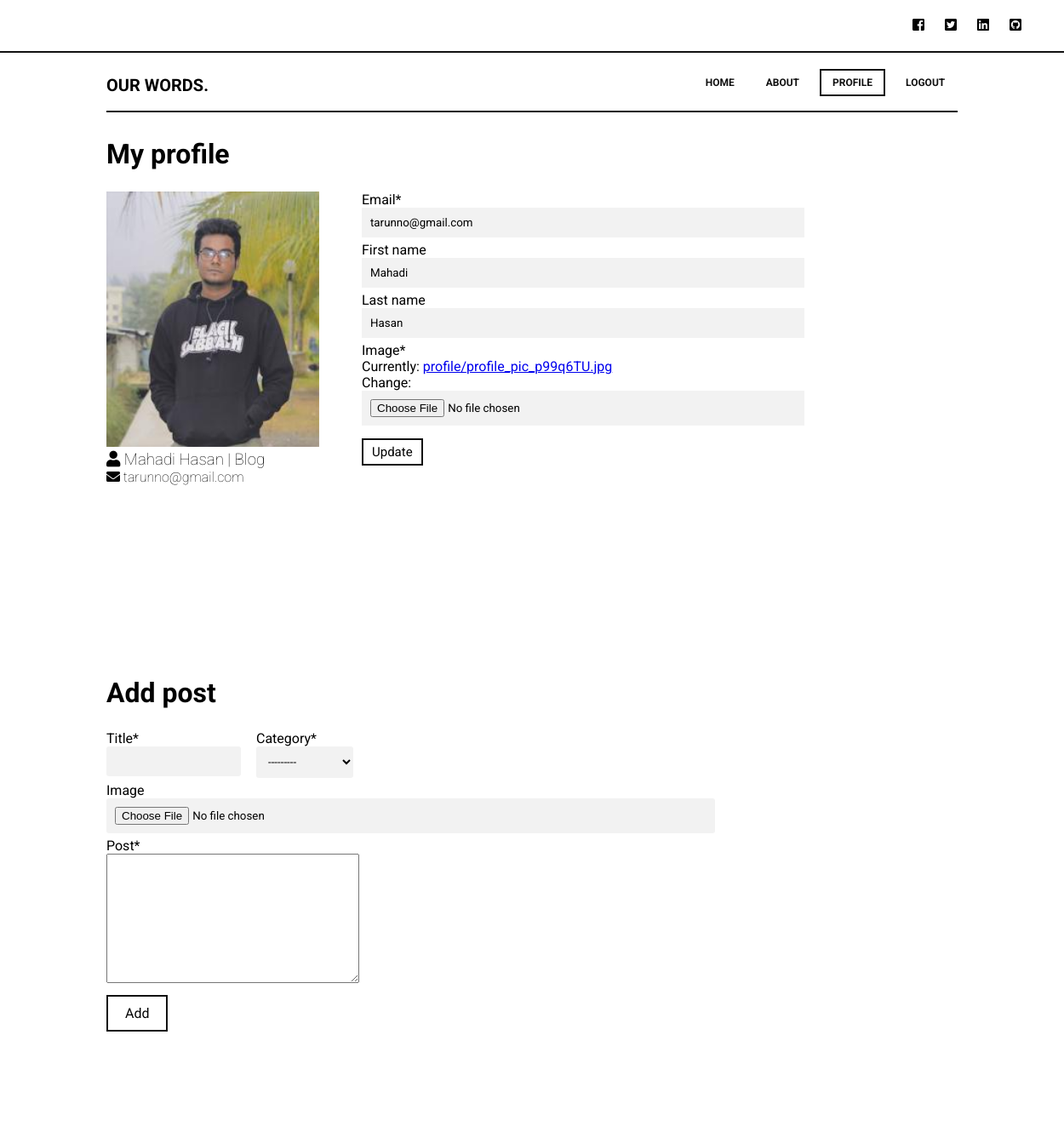
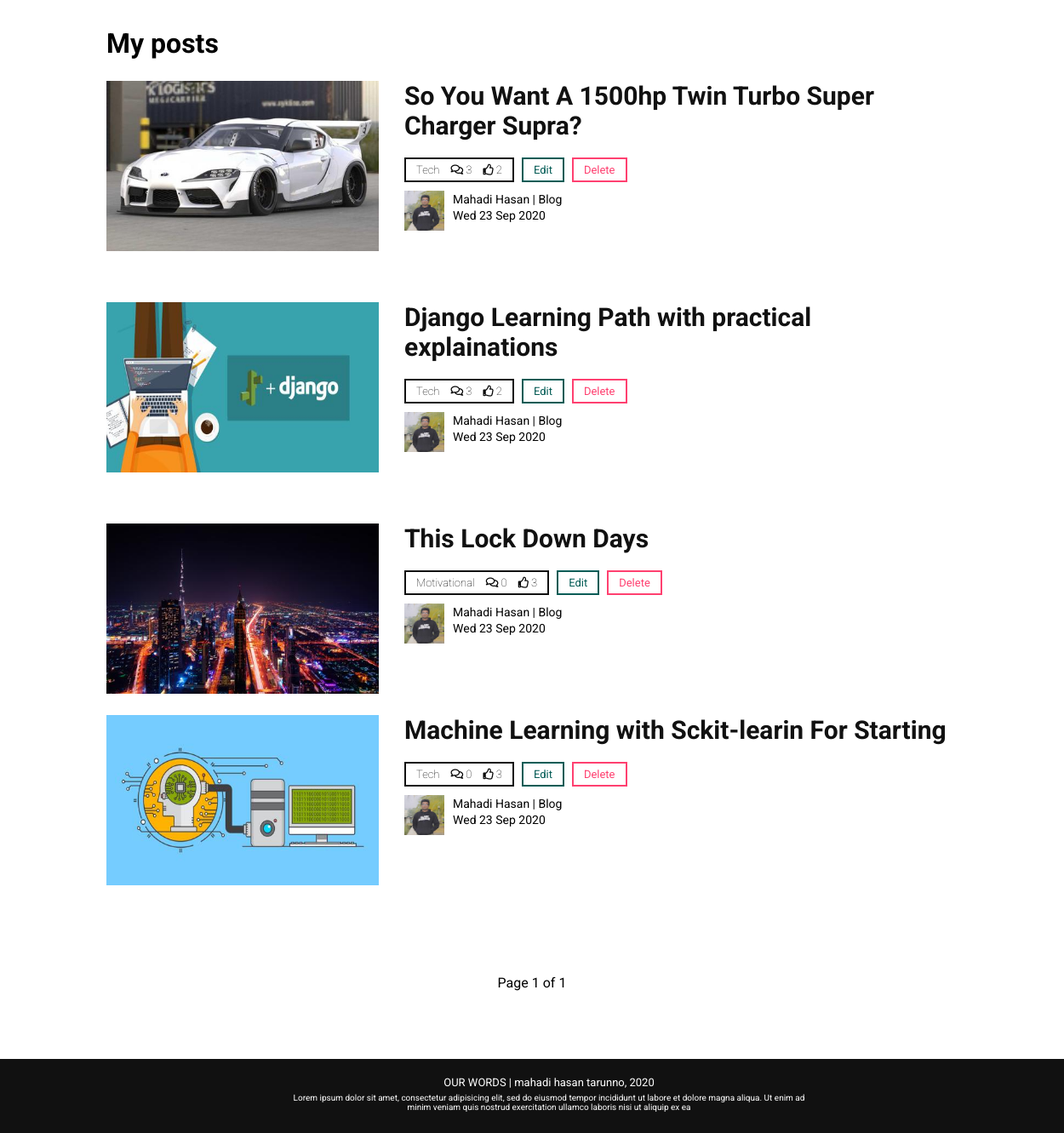
/profile/ (signed in), run on the app's committed database (2 pictures, top to bottom).
### users/models.py (models this page shows, shortened)
class Profile(models.Model):
    user = models.OneToOneField(User, on_delete=models.CASCADE)
    image = models.ImageField(default='profile/default.png', upload_to='profile/')
    author = models.BooleanField(default=False)

### blog/models.py (models this page shows, shortened)
class Category(models.Model):
    title = models.CharField(max_length=20)
    def __str__(self):
        return self.title

class Post(models.Model):
    title = models.CharField(max_length=70)
    category = models.ForeignKey(Category, on_delete=models.CASCADE)
    date = models.DateTimeField(default=timezone.now)
    author = models.ForeignKey(User, on_delete=models.CASCADE)
    post = RichTextField()
    image = models.ImageField(null=True, blank=True, upload_to='post/')
    likes = models.ManyToManyField(User, related_name='post_likes')

### users/views.py (the view)
# urls.py: path('profile/', user_views.profile, name='profile'),
@login_required
def profile(request):
    posts = Post.objects.filter(author=request.user.id).all().order_by('-date')
    paginator = Paginator(posts, 5)  # Show 5 posts per page.
    page_number = request.GET.get('page')
    page_obj = paginator.get_page(page_number)
    if request.method == 'POST':
        user_update = UserUpdate(request.POST, instance=request.user)
        profile_update = ProfileUpdate(request.POST, request.FILES, instance=request.user.profile)
        post_add = AddPost(request.POST, request.FILES)
        if user_update.is_valid() and profile_update.is_valid():
            user_update.save()
            profile_update.save()
            messages.success(request, f'Your account have been updated!')
        if post_add.is_valid():
            post_add.Author = request.user
            post_add.save()
            messages.success(request, f'Post added successfully!')
        return redirect('profile')
    else:
        user_update = UserUpdate(instance=request.user)
        profile_update = ProfileUpdate(instance=request.user.profile)
        post_add = AddPost()
    context = {
        'posts': page_obj,
        'user_update_form': user_update,
        'profile_update_form': profile_update,
        'title': 'profile',
        'post_add': post_add
    }
    return render(request, 'users/profile.html', context)

### users/forms.py
class UserUpdate(forms.ModelForm):
    email = forms.EmailField()
    class Meta:
        model = User
        fields = ['email', 'first_name', 'last_name']

class ProfileUpdate(forms.ModelForm):
    class Meta:
        model = Profile
        fields = ['image']

### users/templates/users/profile.html (shortened to what this page needs)
{% extends 'blog/base.html' %}
{% load crispy_forms_tags %}
{% block body %}
{% load static %}
<link rel="stylesheet" href="{% static 'css/profile.css' %}">
<h1 class="profile-heading">My profile</h1>
<div class="profile">
    <div class="user-profile">
        <img src={{ user.profile.image.url }}>
        <h3><i id="author-icon" class="fas fa-user"></i> {{ user.first_name }} {{ user.last_name }} | {{ user.username }}</h3>
        <h4><i class="fas fa-envelope"></i> {{ user.email }}</h4>
    </div>
    <div class="profile-update">
         <form method="POST" enctype="multipart/form-data">
            {{ user_update_form | crispy}}
            {{ profile_update_form | crispy }}
        <button type="submit"> Update</button>
    </form>
    </div>
</div>
<div class="curd-post">
    <h1>Add post</h1>
    <form method="POST" enctype="multipart/form-data">
        {{ post_add | crispy }}
        <button type="submit"> Add</button>
    </form>
</div>
<div class="my-post">
    <h1 class="my-post-heading">My posts</h1>
    {% for post in posts %}
        <div class="post">
            <img class="post-img" src={{ post.image.url }}>
            <a href="../single/{{ post.id }}"><h2 class="title">{{ post.title }}</h2></a>
            <h3 class="category" post_id={{post.id }}>{{ post.category }} <i id="read-post-alert-comment" class="far fa-comments"></i>  {{ post.comments.count }}
            <i id="read-post-alert-like" class="far fa-thumbs-up"></i> {{ post.likes.count }} </h3> <h3 class="edit"><a href="../edit/edit/{{ post.id }}">Edit</a></h3> <h3 class="delete"><a href="../profile/del/{{ post.id }}">Delete</a></h3><br>
            <div class="author-container">
                <p class="author"><img class="author-img" src={{ post.author.profile.image.url }}>
                    {{ post.author.first_name }} {{ post.author.last_name }} | {{ post.author }} </p><br>
                <p class="date">{{ post.date | date:"D d M Y"}}</p><br><br>
            </div><br><br><br><br>
        </div>
    {% endfor %}
    <div class="pagination">
        <span class="step-links">
            <span class="current">
                Page {{ posts.number }} of {{ posts.paginator.num_pages }}
            </span>
        </span>
    </div>
</div>
{% endblock body %}

### blog/templates/blog/base.html (shortened to what this page needs)
<!DOCTYPE html>
<html lang="en">
<head>
    {% load static %}
    <link rel="stylesheet" href="https://cdnjs.cloudflare.com/ajax/libs/font-awesome/5.7.2/css/all.min.css"  />
    <link rel="stylesheet" href="{% static 'css/base.css' %}">
</head>
<body>
<div class="links">
    <div class="social">
        <i class="fab fa-facebook-square"></i>
        <i class="fab fa-twitter-square"></i>
        <i class="fab fa-linkedin"></i>
        <i class="fab fa-github-square"></i>
    </div>
</div>
<div class="nav">
    <div class="container">
        <h1> OUR WORDS. </h1>
        <div class="nav-link" id='nav-list'>
            <a class="home-btn" href="{% url 'home' %}"> HOME</a>
            <a class="about-btn" href="{% url 'about' %}"> ABOUT</a>
            {% if user.is_authenticated %}
                <a class="profile-btn" href="{% url 'profile' %}"> PROFILE</a>
                <a class="logout-btn" href="{% url 'logout' %}"> LOGOUT</a>
            {% else %}
                <a class="login-btn" href="{% url 'login' %}"> LOGIN</a>
                <a class="signup-btn" href="{% url 'signup' %}"> SINGUP</a>
            {% endif %}
        </div>
    </div>
</div>
    {% block body %}
    {% endblock %}
<div class="footer">
    <p>OUR WORDS | mahadi hasan tarunno, 2020</p>
    <p class="footer-scondary-text"> Lorem ipsum dolor sit amet, consectetur adipisicing elit, sed do eiusmod tempor
        incididunt ut labore et dolore magna aliqua. Ut enim ad minim veniam
         quis nostrud exercitation ullamco laboris nisi ut aliquip ex ea </p>
</div>
</body>
</html>

### static/css/base.css (style rules this page uses)
*, body { padding: 0px; margin: 0px; font-family: 'Roboto', sans-serif; }
body { overflow-x: hidden; }
.links { width: 100%; padding: 20px; border-bottom: 2px solid #111; text-align: right; height: 20px; position: relative; }
.links .social { width: 200px; float:right; margin-right: 50px; }
.links i { margin-right: 20px; }
.nav { height: 70px; width: 100%; }
.nav .container { width: 80%; margin: auto; height: 68px; border-bottom: 2px solid #111; }
.nav h1 { font-size: 20px; width: 200px; float: left; margin-top: 26px; }
#nav-list { width: 330px; height: 100%; text-align: center; float: right; line-height: 68px; margin-right: -6px; display: inline; }
.nav a { text-decoration: none; color: #111; margin-left: 7px; font-size: 12px; transition: .2s; padding: 7px 13px; font-weight: bold; }
.footer { position: relative; bottom: 0px; text-align: center; padding: 20px; font-size: 13px; display: absolute; bottom: 0px; width: 100%; background-color: #111; color: #ffffff; }
.footer .footer-scondary-text { font-size: 10px; padding: 5px 10px; width: 50%; margin: auto; font-weight: normal; }

### static/css/profile.css (style rules this page uses)
.profile-btn { border: 2px solid #111; }
.profile { margin: auto; width: 80%; min-height: 60vh; padding-top: 25px; }
.profile-heading { width: 80%; margin: auto; padding-top: 30px; }
.profile h3, .profile h4 { font-weight: lighter; }
.user-profile { width: 300px; float: left; text-align: left; }
.user-profile img { width: 250px; height: 300px; }
.profile-update { width: 50%; float: left; text-align: left; }
.profile form input { padding: 10px; width: 100%; border: none; background-color: #f2f2f2; margin-bottom: 5px; }
.profile form button { background-color: white; padding: 5px 10px; border: 2px solid #111; font-size: 15px; margin-top: 10px; transition: .2s; }
.curd-post { margin: auto; width: 80%; min-height: 40vh; margin-bottom: 40px; padding-top: 70px; }
.curd-post h1 { margin-top: 20px; margin-bottom: 25px; }
#div_id_post { display: inline-block; width: 100%; }
#div_id_image { display: block; max-width: 695px; width: 100%; }
.curd-post .form-group { display: inline-block; }
.curd-post button { background-color: white; padding: 10px 20px; border: 2px solid #111; font-size: 16px; margin-top: 10px; display: block; transition: .2s; }
#id_title { width: 80%; margin-right: 20%; }
.curd-post input { padding: 10px; width: 100%; border: none; border-radius: 3px; background-color: #f2f2f2; margin-bottom: 5px; float: left; display: inline-block; }
.curd-post select { padding: 10px; width: 100%; border: none; border-radius: 3px; background-color: #f2f2f2; margin-bottom: 5px; float: left; }
.curd-post form { width: 100%; margin: auto; display: block; }
.my-post { width: 80%; margin: auto; padding-top: 80px; }
.my-post-heading { margin-top: 30px; margin-bottom: 25px; }
.post { margin-bottom: 65px; }
.post .title { margin-bottom: 15px; }
.post a { color: #111; font-weight: bolder; text-decoration: none; transition: .2s; }
.post .category { background-color: white; border: 2px solid #111; padding: 5px 12px; display: inline-block; font-weight: lighter; font-size: 13px; }
.post .category i { margin-left: 10px; }
.post .delete { display: inline-block; margin-left: 5px; }
.post .delete a { border: 2px solid #ff4070; color: #ff4070; text-decoration: none; color: #ff4070; padding: 5px 12px; transition: .2s; font-weight: lighter; font-size: 13px; }
.post .edit { display: inline-block; margin-left: 5px; }
.post .edit a { border: 2px solid #035c56; color: #035c56; text-decoration: none; padding: 5px 12px; transition: .2s; font-weight: lighter; font-size: 13px; }
.post .title { font-size: 30px; margin-top: 10px; margin-bottom: 20px; }
.post p { font-size: 14px; }
.post .post-img { width: 320px; height: 200px; float: left; margin-right: 30px; }
.post .author { display: inline; margin-right: 6px; }
.post .date { display: inline; }
.author-container { width: 300px; height: 50px; float: left; display: block; margin-top: 10px; }
.author-img { height: 47px; width: 47px; float: left; margin-right: 10px; }
.pagination { text-align: center; padding-top: 80px; padding-bottom: 80px; }

### data on the page
Post: image (picture), title "So You Want A 1500hp Twin Turbo Super Charger Supra?", category "Tech", comments.count "3", likes.count "2", author.profile.image (picture), author.first_name "Mahadi", author.last_name "Hasan", author "Blog", date "Wed 23 Sep 2020"
Post: image (picture), title "Django Learning Path with practical explainations", category "Tech", comments.count "3", likes.count "2", author.profile.image (picture), author.first_name "Mahadi", author.last_name "Hasan", author "Blog", date "Wed 23 Sep 2020"
Post: image (picture), title "This Lock Down Days", category "Motivational", comments.count "0", likes.count "3", author.profile.image (picture), author.first_name "Mahadi", author.last_name "Hasan", author "Blog", date "Wed 23 Sep 2020"
Post: image (picture), title "Machine Learning with Sckit-learin For Starting", category "Tech", comments.count "0", likes.count "3", author.profile.image (picture), author.first_name "Mahadi", author.last_name "Hasan", author "Blog", date "Wed 23 Sep 2020"

### other printed values
{{ user.first_name }} "Mahadi"
{{ user.last_name }} "Hasan"
{{ user.username }} "Blog"
{{ user.email }} "tarunno@gmail.com"
{{ posts.number }} "1"
{{ posts.paginator.num_pages }} "1"
